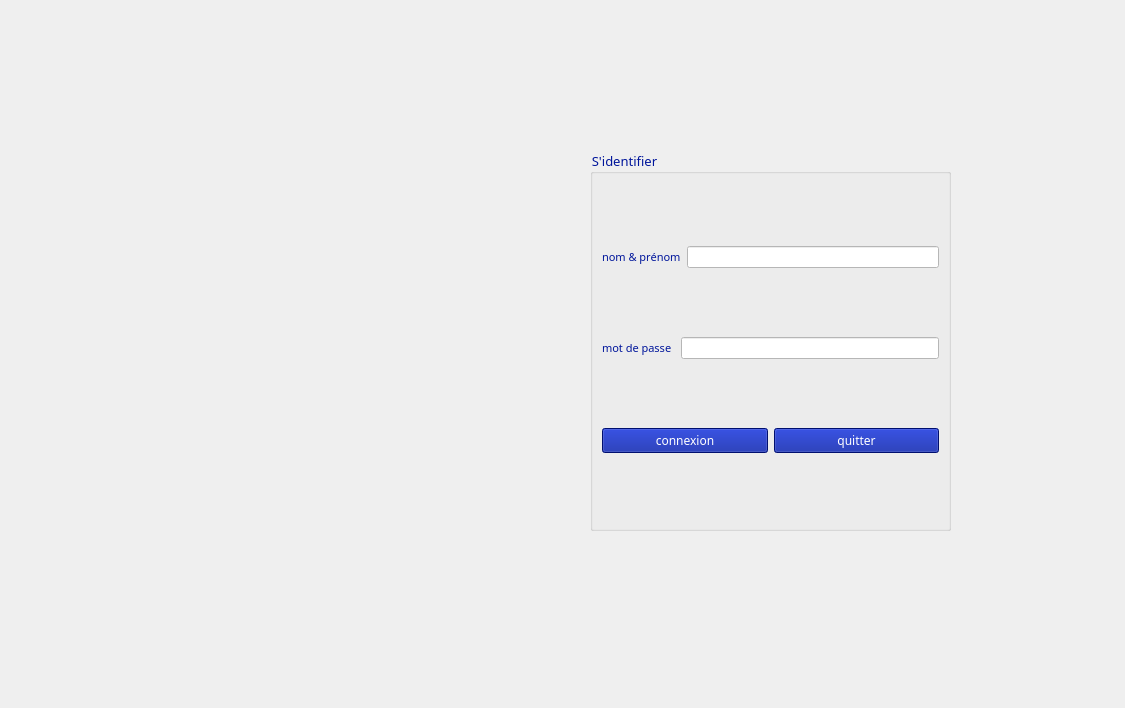
<?xml version="1.0" encoding="UTF-8"?>
<ui version="4.0">
 <class>MainWindow</class>
 <widget class="QMainWindow" name="MainWindow">
  <property name="geometry">
   <rect>
    <x>0</x>
    <y>0</y>
    <width>1125</width>
    <height>708</height>
   </rect>
  </property>
  <property name="windowTitle">
   <string>MainWindow</string>
  </property>
  <property name="styleSheet">
   <string notr="true"/>
  </property>
  <widget class="QWidget" name="centralwidget">
   <widget class="QGroupBox" name="groupBox">
    <property name="geometry">
     <rect>
      <x>590</x>
      <y>150</y>
      <width>361</width>
      <height>381</height>
     </rect>
    </property>
    <property name="font">
     <font>
      <family>Segoe UI Black</family>
      <pointsize>10</pointsize>
     </font>
    </property>
    <property name="styleSheet">
     <string notr="true">color: rgb(0, 21, 155);</string>
    </property>
    <property name="title">
     <string>S'identifier</string>
    </property>
    <layout class="QVBoxLayout" name="verticalLayout">
     <item>
      <layout class="QHBoxLayout" name="horizontalLayout">
       <item>
        <widget class="QLabel" name="label">
         <property name="font">
          <font>
           <family>Segoe UI Black</family>
           <pointsize>8</pointsize>
           <bold>true</bold>
          </font>
         </property>
         <property name="styleSheet">
          <string notr="true"/>
         </property>
         <property name="text">
          <string>&lt;html&gt;&lt;head/&gt;&lt;body&gt;&lt;p&gt;&lt;span style=&quot; font-weight:400; color:#00159b;&quot;&gt;nom &amp;amp; prénom&lt;/span&gt;&lt;/p&gt;&lt;/body&gt;&lt;/html&gt;</string>
         </property>
        </widget>
       </item>
       <item>
        <widget class="QLineEdit" name="nom">
         <property name="styleSheet">
          <string notr="true">background-color: rgb(255, 255, 255);</string>
         </property>
        </widget>
       </item>
      </layout>
     </item>
     <item>
      <layout class="QHBoxLayout" name="horizontalLayout_2">
       <item>
        <widget class="QLabel" name="label_2">
         <property name="font">
          <font>
           <family>Segoe UI Black</family>
           <pointsize>8</pointsize>
          </font>
         </property>
         <property name="styleSheet">
          <string notr="true"/>
         </property>
         <property name="text">
          <string>&lt;html&gt;&lt;head/&gt;&lt;body&gt;&lt;p&gt;&lt;span style=&quot; color:#00159b;&quot;&gt;mot de passe &lt;/span&gt;&lt;/p&gt;&lt;/body&gt;&lt;/html&gt;</string>
         </property>
        </widget>
       </item>
       <item>
        <widget class="QLineEdit" name="mdp">
         <property name="styleSheet">
          <string notr="true">background-color: rgb(255, 255, 255);</string>
         </property>
         <property name="echoMode">
          <enum>QLineEdit::EchoMode::Password</enum>
         </property>
        </widget>
       </item>
      </layout>
     </item>
     <item>
      <layout class="QHBoxLayout" name="horizontalLayout_3">
       <item>
        <widget class="QPushButton" name="connexion">
         <property name="minimumSize">
          <size>
           <width>0</width>
           <height>0</height>
          </size>
         </property>
         <property name="font">
          <font>
           <family>Segoe UI Black</family>
           <pointsize>9</pointsize>
           <italic>false</italic>
           <bold>false</bold>
          </font>
         </property>
         <property name="styleSheet">
          <string notr="true">background-color: rgb(0, 21, 155);
color: rgb(255, 255, 255);
</string>
         </property>
         <property name="text">
          <string>connexion</string>
         </property>
        </widget>
       </item>
       <item>
        <widget class="QPushButton" name="quitter">
         <property name="font">
          <font>
           <family>Segoe UI Black</family>
           <pointsize>9</pointsize>
           <italic>false</italic>
           <bold>false</bold>
          </font>
         </property>
         <property name="styleSheet">
          <string notr="true">background-color: rgb(0, 21, 155);
color: rgb(255, 255, 255);</string>
         </property>
         <property name="text">
          <string>quitter</string>
         </property>
        </widget>
       </item>
      </layout>
     </item>
    </layout>
   </widget>
   <widget class="QWidget" name="widget" native="true">
    <property name="geometry">
     <rect>
      <x>0</x>
      <y>0</y>
      <width>1131</width>
      <height>771</height>
     </rect>
    </property>
    <property name="styleSheet">
     <string notr="true">background-image: url(:/img/img/back.png);</string>
    </property>
   </widget>
   <zorder>widget</zorder>
   <zorder>groupBox</zorder>
  </widget>
  <widget class="QMenuBar" name="menubar">
   <property name="geometry">
    <rect>
     <x>0</x>
     <y>0</y>
     <width>1125</width>
     <height>25</height>
    </rect>
   </property>
  </widget>
 </widget>
 <resources/>
 <connections>
  <connection>
   <sender>quitter</sender>
   <signal>clicked()</signal>
   <receiver>MainWindow</receiver>
   <slot>close()</slot>
   <hints>
    <hint type="sourcelabel">
     <x>935</x>
     <y>500</y>
    </hint>
    <hint type="destinationlabel">
     <x>1028</x>
     <y>595</y>
    </hint>
   </hints>
  </connection>
 </connections>
</ui>
